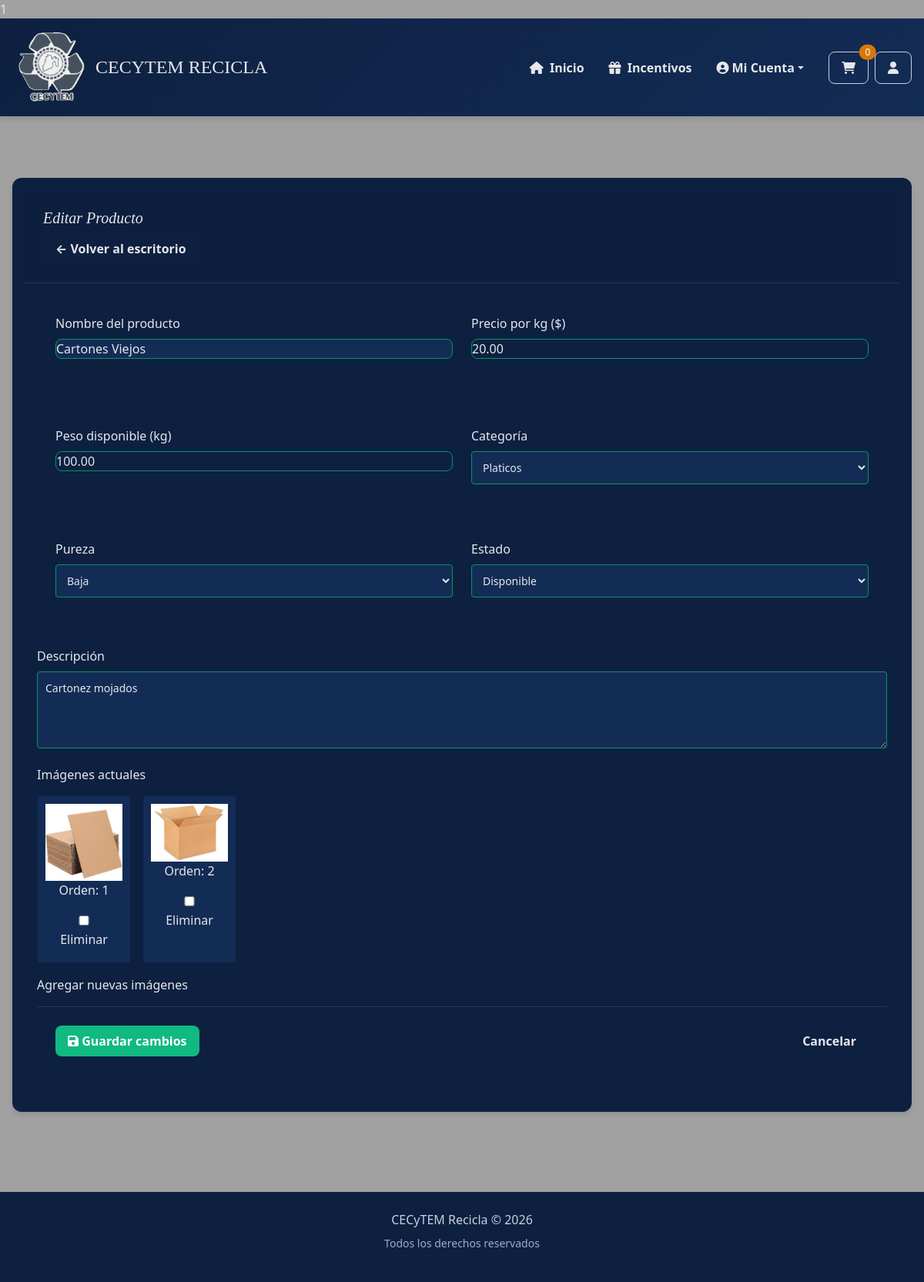
The page /productos/actualizar/9/ (signed in) on the database as committed earlier.
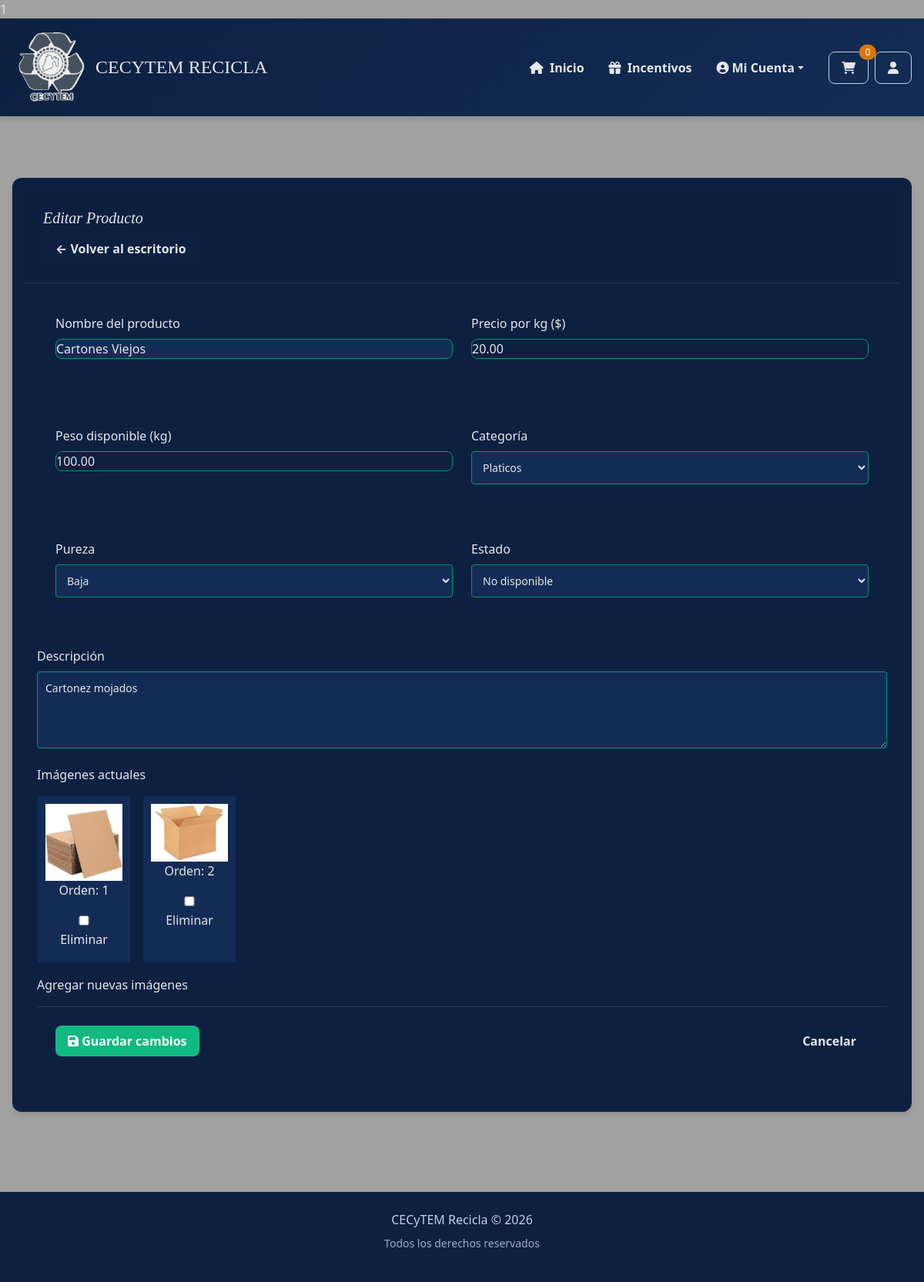
The same page on the database as committed later.
### applications/MarketPlace/models.py (models this page shows, shortened)
class Producto(models.Model):
    PUREZA = [
        ('alta', 'Alta'),
        ('media', 'Media'),
        ('baja', 'Baja'),
    ]
    ESTADO = [
        ('disponible', 'Disponible'),
        ('no_disponible', 'No disponible'),
    ]
    id_producto = models.AutoField(primary_key=True)
    id_usuario = models.ForeignKey(Usuario, on_delete=models.CASCADE)
    id_categoria = models.ForeignKey(Categoria, on_delete=models.CASCADE)
    nombre = models.CharField(max_length=50, blank=True, null=True)
    descripcion = models.TextField(blank=True, null=True)
    precio_kg = models.DecimalField(max_digits=10, decimal_places=2)
    peso_disponible_kg = models.DecimalField(max_digits=10, decimal_places=2)
    pureza = models.CharField(max_length=5, choices=PUREZA)
    estado = models.CharField(max_length=15, choices=ESTADO)
    fecha_publicacion = models.DateTimeField(auto_now_add=True)
    class Meta:
        verbose_name = 'Producto'
        verbose_name_plural = 'Productos'
        ordering = ['-fecha_publicacion']
        indexes = [
            models.Index(fields=['estado']),
            models.Index(fields=['pureza']),
            models.Index(fields=['precio_kg']),
            models.Index(fields=['id_categoria']),
            models.Index(fields=['fecha_publicacion']),
        ]
        constraints = [
            models.CheckConstraint(
                check=models.Q(precio_kg__gte=0),
                name='precio_positivo'
            ),
            models.CheckConstraint(
                check=models.Q(peso_disponible_kg__gte=0),
                name='peso_positivo'
            ),
        ]

### applications/MarketPlace/views.py (the view, shortened to what this page needs)
@method_decorator(login_requerido, name='dispatch')
class ProductoUpdateView(UpdateView):
    model = Producto
    form_class = AgregarForm
    template_name = 'MarketPlace/actualizar_producto_simple.html'
    success_url = reverse_lazy('escritorio')
    def get_queryset(self):
        usuario_id = self.request.session.get('usuario_id')
        if usuario_id:
            return Producto.objects.filter(id_usuario_id=usuario_id)
        return Producto.objects.none()
    def get_context_data(self, **kwargs):
        context = super().get_context_data(**kwargs)
        context['imagenes'] = ImagenProducto.objects.filter(id_producto=self.object)
        return context

### applications/MarketPlace/forms.py
class AgregarForm(forms.ModelForm):
    class Meta:
        model = Producto
        exclude = ['id_usuario']
        widgets = {
            'nombre': forms.TextInput(attrs={'placeholder': 'Nombre del producto'}),
            'descripcion': forms.Textarea(attrs={'rows': 3}),
        }

### applications/MarketPlace/models.py (called while the page is built)
    def __str__(self):
        return self.nombre

### applications/MarketPlace/utils.py (called while the page is built)
def login_requerido(view_func):
    @wraps(view_func)
    def wrapper(request, *args, **kwargs):
        if 'usuario_id' not in request.session:
            return redirect('login')
        if 'usuario_id' in request.session:
            from .models import Carrito, ItemCarrito
            try:
                carrito = Carrito.objects.get(id_usuario_id=request.session['usuario_id'])
                items_count = ItemCarrito.objects.filter(id_carrito=carrito).count()
                request.session['carrito_count'] = items_count
            except Carrito.DoesNotExist:
                request.session['carrito_count'] = 0
        return view_func(request, *args, **kwargs)
    return wrapper

### Templates/Marketplace/actualizar_producto_simple.html (shortened to what this page needs)
{% extends './navegación.html' %}
{% block pag %}
<div class="card">
    <div class="card-header">
        <h2>{{ titulo|default:"Editar Producto" }}</h2>
        <a href="{% url 'escritorio' %}" class="btn btn-secondary">
            ← Volver al escritorio
        </a>
    </div>
    <div class="card-body">
        <form method="post" enctype="multipart/form-data" class="form-producto">
            <div class="form-grid">
                <div class="form-group">
                    <label for="{{ form.nombre.id_for_label }}">Nombre del producto</label>
                    {{ form.nombre }}
                </div>
                <div class="form-group">
                    <label for="{{ form.precio_kg.id_for_label }}">Precio por kg ($)</label>
                    {{ form.precio_kg }}
                </div>
            </div>
            <div class="form-grid">
                <div class="form-group">
                    <label for="{{ form.peso_disponible_kg.id_for_label }}">Peso disponible (kg)</label>
                    {{ form.peso_disponible_kg }}
                </div>
                <div class="form-group">
                    <label for="{{ form.id_categoria.id_for_label }}">Categoría</label>
                    {{ form.id_categoria }}
                </div>
            </div>
            <div class="form-grid">
                <div class="form-group">
                    <label for="{{ form.pureza.id_for_label }}">Pureza</label>
                    {{ form.pureza }}
                </div>
                <div class="form-group">
                    <label for="{{ form.estado.id_for_label }}">Estado</label>
                    {{ form.estado }}
                </div>
            </div>
            <div class="form-group">
                <label for="{{ form.descripcion.id_for_label }}">Descripción</label>
                {{ form.descripcion }}
            </div>
            <div class="form-group">
                <label>Imágenes actuales</label>
                <div class="imagenes-actuales">
                    {% for imagen in object.imagenes.all %}
                        <div class="imagen-item">
                            <img src="{{ imagen.imagen.url }}" alt="Imagen {{ forloop.counter }}" width="100">
                            <div>
                                <p>Orden: {{ imagen.orden }}</p>
                                <label>
                                    <input type="checkbox" name="delete_images" value="{{ imagen.id_imagen }}">
                                    Eliminar
                                </label>
                            </div>
                        </div>
                    {% empty %}
                        <p class="text-muted">No hay imágenes</p>
                    {% endfor %}
                </div>
            </div>
            <div class="form-group">
                <label>Agregar nuevas imágenes</label>
            </div>
            <div class="form-actions">
                <button type="submit" class="btn btn-primary">
                    <i class="fas fa-save"></i> Guardar cambios
                </button>
                <a href="{% url 'escritorio' %}" class="btn btn-secondary">
                    Cancelar
                </a>
            </div>
        </form>
    </div>
</div>
{% endblock %}

Rows that differ between the two databases and show on the page:
changed Producto "Cartones Viejos": estado "Disponible" → "No disponible"
